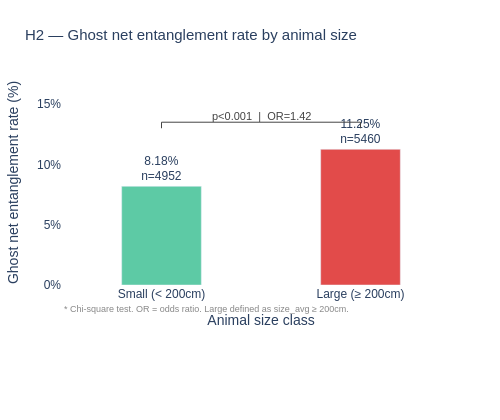

Notebook source saved alongside this figure:
### Markdown cell above
Chi-square: p < 0.001 — the difference is highly significant, definitely not chance.
Odds ratio: 1.423 — large animals are 42% more likely to be ghost net entangled than small animals.

So the hypothesis is confirmed — but with an important nuance worth noting. 
The effect exists and is statistically robust, but 42% more likely is a moderate effect, not a dramatic one. 
Small animals still get entangled too (8.18%) — ghost nets don't exclusively target large animals, they just disproportionately affect them.
This is actually a more honest and interesting finding than "large animals always get caught" — it suggests ghost nets are indiscriminate but size does matter.

### Code cell
fig2 = go.Figure()

categories = ["Small (< 200cm)", "Large (≥ 200cm)"]
rates = [8.18, 11.25]
counts = [4952, 5460]
bar_colors = ["#5DCAA5", "#E24B4A"]

for i, (cat, rate, n, color) in enumerate(zip(categories, rates, counts, bar_colors)):
    fig2.add_trace(go.Bar(
        x=[cat],
        y=[rate],
        marker_color=color,
        text=f"{rate}%<br>n={n}",
        textposition="outside",
        width=0.4,
        showlegend=False,
    ))

# Significance bracket
fig2.add_shape(type="line",
    x0=0, x1=1, y0=13.5, y1=13.5,
    line=dict(color="#444", width=1))
fig2.add_shape(type="line",
    x0=0, x1=0, y0=13.0, y1=13.5,
    line=dict(color="#444", width=1))
fig2.add_shape(type="line",
    x0=1, x1=1, y0=13.0, y1=13.5,
    line=dict(color="#444", width=1))
fig2.add_annotation(
    x=0.5, y=14.0,
    text="p<0.001  |  OR=1.42",
    showarrow=False,
    font=dict(size=11, color="#444")
)

fig2.update_layout(
    title=dict(
        text="H2 — Ghost net entanglement rate by animal size",
        font=dict(size=15)
    ),
    xaxis_title="Animal size class",
    yaxis=dict(
        title="Ghost net entanglement rate (%)",
        range=[0, 17],
        ticksuffix="%",
    ),
    plot_bgcolor="white",
    paper_bgcolor="white",
    font=dict(family="sans-serif", size=12),
    margin=dict(t=80, b=135, l=60, r=40),
    width=500,
    height=420,
)

fig2.add_annotation(
    text="* Chi-square test. OR = odds ratio. Large defined as size_avg ≥ 200cm.",
    xref="paper", yref="paper",
    x=0, y=-0.15,
    showarrow=False,
    font=dict(size=9, color="#888"),
    xanchor="left"
)

fig2.show()
fig2.write_html("../figures/q3_h2_ghost_net_entanglement.html")

### Figure 1 — Plotly figure (JSON) as saved in the notebook; plotly's stock layout.template omitted (floating-point values rounded to 4 significant figures)
{"data": [{"marker": {"color": "#5DCAA5"}, "showlegend": false, "text": "8.18%<br>n=4952", "textposition": "outside", "type": "bar", "width": 0.4, "x": ["Small (< 200cm)"], "y": [8.18]}, {"marker": {"color": "#E24B4A"}, "showlegend": false, "text": "11.25%<br>n=5460", "textposition": "outside", "type": "bar", "width": 0.4, "x": ["Large (≥ 200cm)"], "y": [11.25]}], "layout": {"annotations": [{"font": {"color": "#444", "size": 11}, "showarrow": false, "text": "p<0.001  |  OR=1.42", "x": 0.5, "y": 14}, {"font": {"color": "#888", "size": 9}, "showarrow": false, "text": "* Chi-square test. OR = odds ratio. Large defined as size_avg ≥ 200cm.", "x": 0, "xanchor": "left", "xref": "paper", "y": -0.15, "yref": "paper"}], "font": {"family": "sans-serif", "size": 12}, "height": 420, "margin": {"b": 135, "l": 60, "r": 40, "t": 80}, "paper_bgcolor": "white", "plot_bgcolor": "white", "shapes": [{"line": {"color": "#444", "width": 1}, "type": "line", "x0": 0, "x1": 1, "y0": 13.5, "y1": 13.5}, {"line": {"color": "#444", "width": 1}, "type": "line", "x0": 0, "x1": 0, "y0": 13, "y1": 13.5}, {"line": {"color": "#444", "width": 1}, "type": "line", "x0": 1, "x1": 1, "y0": 13, "y1": 13.5}], "title": {"font": {"size": 15}, "text": "H2 — Ghost net entanglement rate by animal size"}, "width": 500, "xaxis": {"title": {"text": "Animal size class"}}, "yaxis": {"range": [0, 17], "ticksuffix": "%", "title": {"text": "Ghost net entanglement rate (%)"}}}}
